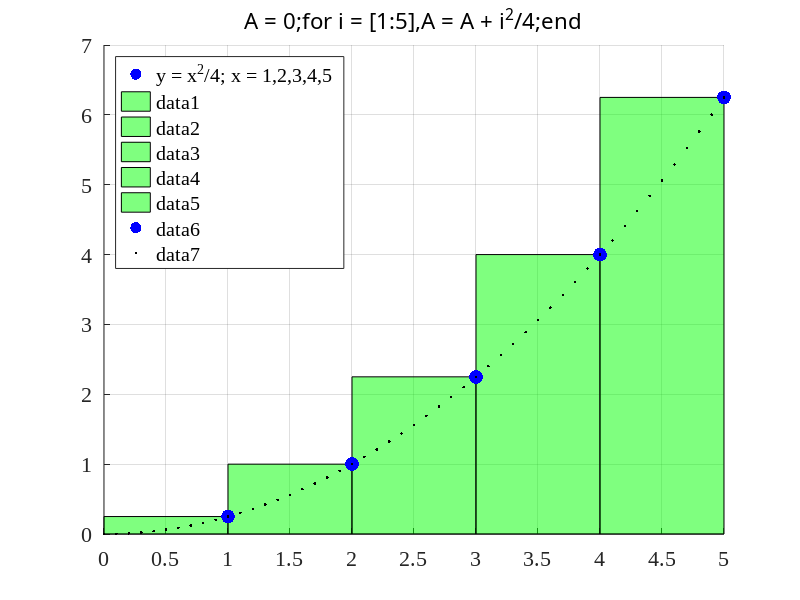
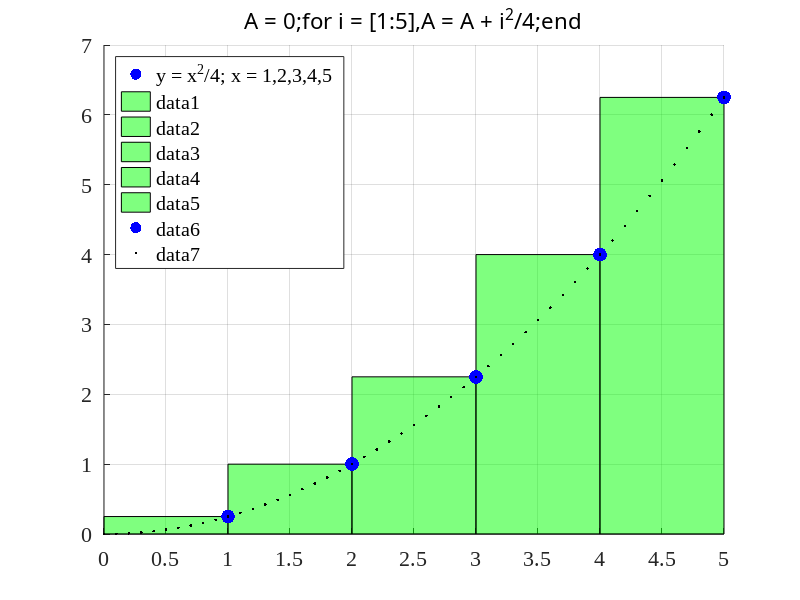

Source code (MATLAB) for these figures, in order:
fname = './figures/RectangleMethodII';

A = 0;
for i = [1:5]
  A = A + (i)^2/4;
end

% Areas are 1^2/4, 2^2/4, ..., 5^2/4.
% If there are five areas, width must be 1.0, so height is same
% in magnitude as area.

x = [1:5];
xs = [0:0.1:5];
y = (1/4)*x.^2;
ys = (1/4)*xs.^2; % Smooth curve.

figure(1);clf;hold on;
plot(x,NaN*y,'b.','MarkerSize',30);
legend('y = x^2_{ }/4; x = 1,2,3,4,5_{ }','Location','NorthWest')
for i = 1:5
    p = patch([i-1,i,i,i-1],[0,0,y(i),y(i)],'g');
    set(p,'FaceAlpha',0.5);
end
plot(x,y,'b.','MarkerSize',30);
plot(xs,ys,'k.');
th = title('A = 0;for i = [1:5],A = A + i^2/4;end','FontWeight','Normal');
grid on;
set(gca,'XTick',[0:0.5:5]);
set(gca,'YTick',[0:7]);

set(findall(gcf,'-property','FontSize'),'FontSize',16)
set(findall(gcf,'-property','FontName'),'FontName','Times New Roman')
set(0,'defaultAxesFontName', 'Times New Roman')
set(0,'defaultTextFontName', 'Times New Roman')
set(th,'FontName','Monospaced')
print('-dpng','-r300',fname);
fprintf('Wrote %s.png\n',fname);
print('-dpdf',strrep(fname,'.png','.pdf'));
fprintf('Wrote %s.pdf\n',strrep(fname,'.png','.pdf'));
